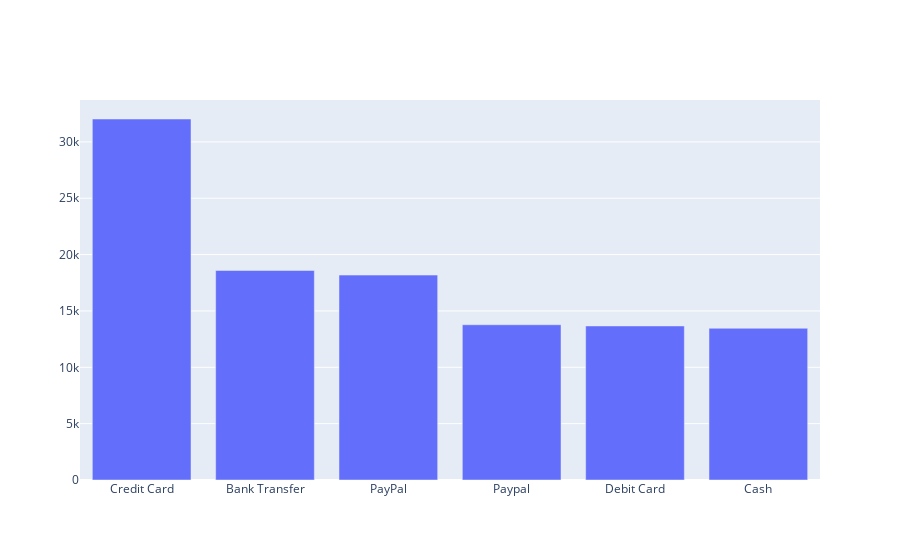

Write notebook code for a chart like this one.
### Code cell
import plotly.graph_objects as go

fig = go.Figure()
fig.add_trace(go.Bar(
    x=method_used.index,
    y=method_used.values,
    name='Quantity by Payment Method'))

### Figure 1 — Plotly figure (JSON) as saved in the notebook; plotly's stock layout.template omitted (floating-point values rounded to 4 significant figures)
{"data": [{"name": "Quantity by Payment Method", "type": "bar", "x": ["Credit Card", "Bank Transfer", "PayPal", "Paypal", "Debit Card", "Cash"], "y": [32031, 18592, 18182, 13775, 13668, 13463]}], "layout": {}}
